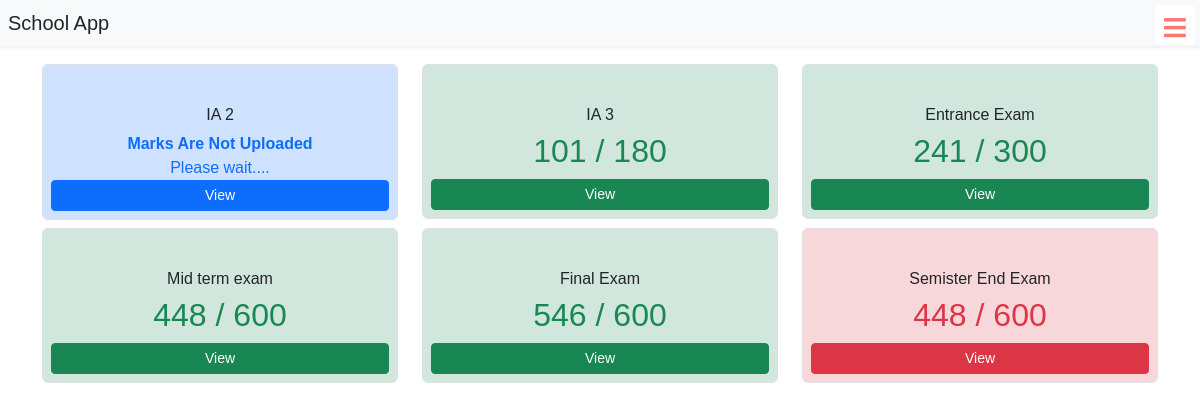
The page /student-display-tests (signed in) on the database as committed earlier.
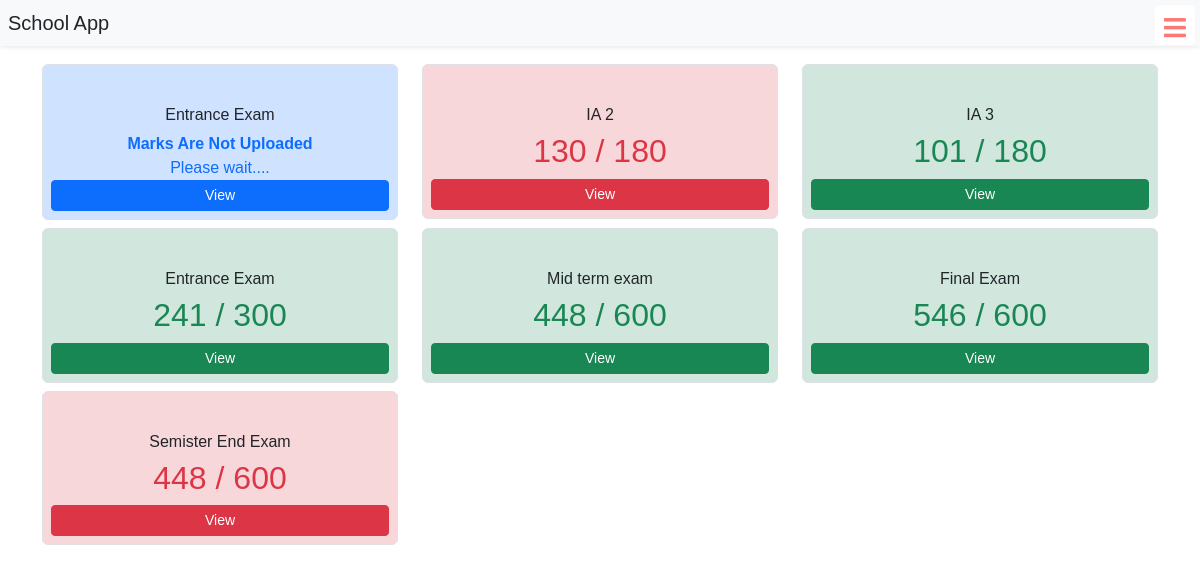
The same page on the database as committed later.
### schoolapp/models.py (models this page shows, shortened)
class BasicInfo(models.Model):
    created_at = models.DateTimeField(auto_now_add=True)
    updated_at = models.DateTimeField(auto_now=True)

class TestMarks(BasicInfo):
    test_obj = models.ForeignKey(Test,on_delete=models.CASCADE)
    test_id = models.IntegerField()
    student = models.ForeignKey(StudentDetails,on_delete=models.CASCADE )
    kannada = models.IntegerField(default=0)
    english = models.IntegerField(default=0)
    hindi = models.IntegerField(default=0)
    science = models.IntegerField(default=0)
    maths = models.IntegerField(default=0)
    social = models.IntegerField(default=0)
    total_scored_marks = models.IntegerField(default=0)
    total_marks = models.IntegerField(default=0)
    is_pass = models.BooleanField(default=False)
    grade = models.CharField(max_length=50,default="F")

class Test(BasicInfo):
    title = models.CharField(max_length=255)
    test_for = models.IntegerField()
    total_marks = models.IntegerField(default=0)
    description = models.TextField()
    start_at = models.DateTimeField(default = datetime.now())
    is_ready = models.BooleanField(default = False)

### schoolapp/views.py (the view)
# urls.py: path("student-display-tests",views.student_display_tests,name="student_display_tests"),
@login_required(login_url="signin")
def student_display_tests(request):
    user = request.user
    student = StudentDetails.objects.get(user_id = user.id)
    tests_list = TestMarks.objects.filter(student = student)
    for test in tests_list:
        test_obj = test.test_obj
        if is_ready(test_obj.start_at):
            test_obj.is_ready = True
        else:
            test_obj.is_ready = False
        test_obj.save()
    context = {
        "tests_list" : tests_list.order_by('created_at')[::-1]
    }
    return render(request,"student-display-tests.html",context=context)

### schoolapp/views.py (called while the page is built)
def is_ready(model_time):
    date_time = str(model_time)[:18]
    date_object = datetime.strptime(date_time, "%Y-%m-%d %H:%M:%S")
    if (date_object <= datetime.now()):
        return True
    return False

### templates/student-display-tests.html (shortened to what this page needs)
{% extends "base.html" %}
{% load static %}
{% block body %}
<div class="container" style="margin-top: 2rem;">
    <div class="row">
        {% for test in tests_list %}
        {% if test.test_obj.is_ready and test.total_marks > 0 %}
        {% if test.is_pass %}
        <div class="col-12 col-md-6 col-lg-4">
            <div class="test-box img-thumbnail bg-success-subtle">
                <div class="test-box-head text-center">
                    <h3 class="test-name">{{test.test_obj.title}}</h3>
                </div>
                <div class="test-box-body text-center">
                    {% with a=test.test_obj.total_marks b=6 %}
                    <h2 class="text-success">{{test.total_scored_marks}} / {{test.total_marks}}</h2>
                    {% endwith %}
                </div>
                <div class="test-box-footer">
                    <a href="{% url 'marks_card' test.id %}" class="btn btn-success btn-sm w-100">View</a>
                </div>
            </div>
        </div>
        {% else %}
        <div class="col-12 col-md-6 col-lg-4">
            <div class="test-box img-thumbnail bg-danger-subtle">
                <div class="test-box-head text-center">
                    <h3 class="test-name">{{test.test_obj.title}}</h3>
                </div>
                <div class="test-box-body text-center">
                    <h2 class="text-danger">{{test.total_scored_marks}} / {{test.total_marks}}</h2>
                </div>
                <div class="test-box-footer">
                    <a href="{% url 'marks_card' test.id %}" class="btn btn-danger btn-sm w-100">View</a>
                </div>
            </div>
        </div>
        {% endif %}
        {% else %}
        <div class="col-12 col-md-6 col-lg-4">
            <div class="test-box img-thumbnail bg-primary-subtle">
                <div class="test-box-head text-center">
                    <h3 class="test-name">{{test.test_obj.title}}</h3>
                </div>
                <div class="test-box-body text-center">
                    {% if test.test_obj.is_ready and test.total_marks == 0 %}
                    <p class="text-primary m-0 p-0 fw-bold">Marks Are Not Uploaded</p>
                    <p class="text-primary m-0 p-0">Please wait....</p>
                    {% else %}
                    <p class="text-primary m-0 p-0 fw-bold">{{test.test_obj.start_at | date:"d/m/Y"}}</p>
                    <p class="text-primary m-0 p-0">{{test.test_obj.start_at | date:"P"}}</p>
                    {% endif %}
                </div>
                <div class="test-box-footer">
                    <a href="{% url 'marks_card' test.id %}" class="btn btn-primary btn-sm w-100">View</a>
                </div>
            </div>
        </div>
        {% endif %}
        {% endfor %}
    </div>
</div>
{% endblock %}

Rows that differ between the two databases and show on the page:
added TestMarks: test_obj "Entrance Exam", total_marks "Marks Are Not Uploaded"
changed TestMarks "IA 2": total_scored_marks (not shown) → "130"; total_marks (not shown) → "180"; total_marks "Marks Are Not Uploaded Please wait...." → "/"
